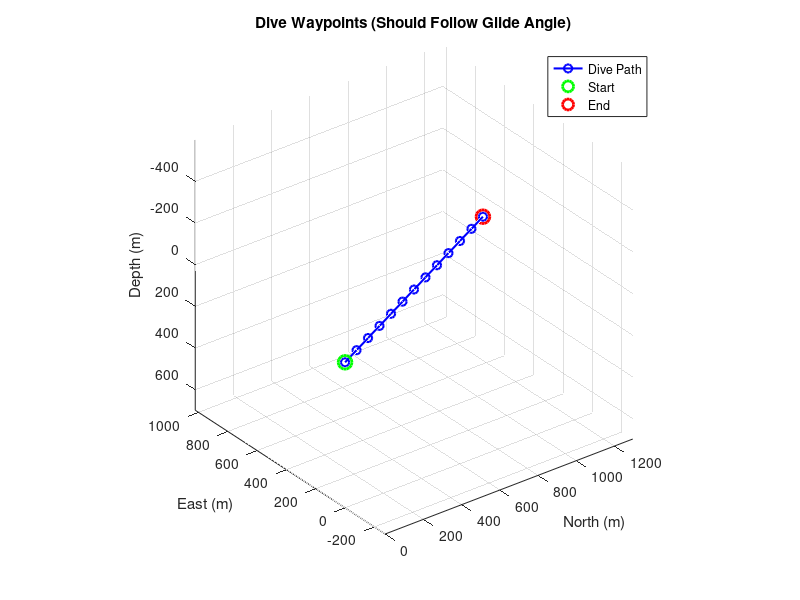

This figure's MATLAB source:
% function DT_wp = DT_loop(D_TGT, T_DIVE)
   
    % w = (2 * D_TGT * 100) / (T_DIVE * 60); % vertical component of velocity [cm/s] 
    % V = 25; % Average speed of the seaglider [cm/s] 
    % gamma = asin(w/V); % glide angle
    % u = w * (1/tan(gamma));  % horizontal component of velocity [cm/s] 
    % D_HORZ = D_TGT * (1/tan(gamma)); % horizontal distance form the beginning of the dive phase to when the SG reaches D_TGT. It is assumed constant 
 %% =======================
% DIVE WAYPOINT GENERATION ONLY
% =======================

clear; clc; close all;

%% -----------------------
% GIVEN PARAMETERS
% -----------------------

D_TGT = 100;       % target depth (meters)
V = 0.25;              % m/s  (instead of 25 cm/s)
T_DIVE = 200 * 60;     % seconds (if originally 200 min)
dt = 500;                % seconds

heading_deg = 30;  % random heading (just for testing)
psi = deg2rad(heading_deg);

%% -----------------------
% COMPUTE VELOCITY COMPONENTS
% -----------------------

% vertical velocity (downward)
w = (2 * D_TGT) / T_DIVE;  
% factor of 2 because depth reached at T_DIVE/2

% glide angle
gamma = asin(w / V);

% horizontal velocity magnitude
u = V * cos(gamma);

%% -----------------------
% BUILD VELOCITY VECTOR
% -----------------------

vx = u * cos(psi);   % North
vy = u * sin(psi);   % East
vz = w;              % Down

v = [vx, vy, vz];    % full 3D velocity vector

%% -----------------------
% TIME FOR DIVE ONLY
% -----------------------

t = 0:dt:T_DIVE/2;   % only until reaching D_TGT
N = length(t);

%% -----------------------
% GENERATE WAYPOINTS
% -----------------------

pos = zeros(N,3);    % store positions
pos(1,:) = [0,0,0];  % start at surface

for i = 2:N
    
    % move forward using velocity
    pos(i,:) = pos(i-1,:) + v * dt;
    
end

%% -----------------------
% CHECK FINAL DEPTH
% -----------------------

disp(['Final depth: ', num2str(pos(end,3)), ' m'])
disp(['Target depth: ', num2str(D_TGT), ' m'])

%% -----------------------
% 3D PLOT
% -----------------------

figure;

plot3(pos(:,1), pos(:,2), pos(:,3), 'b-o','LineWidth',1.5);
grid on;

xlabel('North (m)');
ylabel('East (m)');
zlabel('Depth (m)');

title('Dive Waypoints (Should Follow Glide Angle)');

set(gca, 'ZDir','reverse'); % depth increases downward
axis equal;


%% -----------------------
% MARK START AND END
% -----------------------

hold on;

plot3(pos(1,1), pos(1,2), pos(1,3), 'go','MarkerSize',10,'LineWidth',2);
plot3(pos(end,1), pos(end,2), pos(end,3), 'ro','MarkerSize',10,'LineWidth',2);

legend('Dive Path','Start','End');
